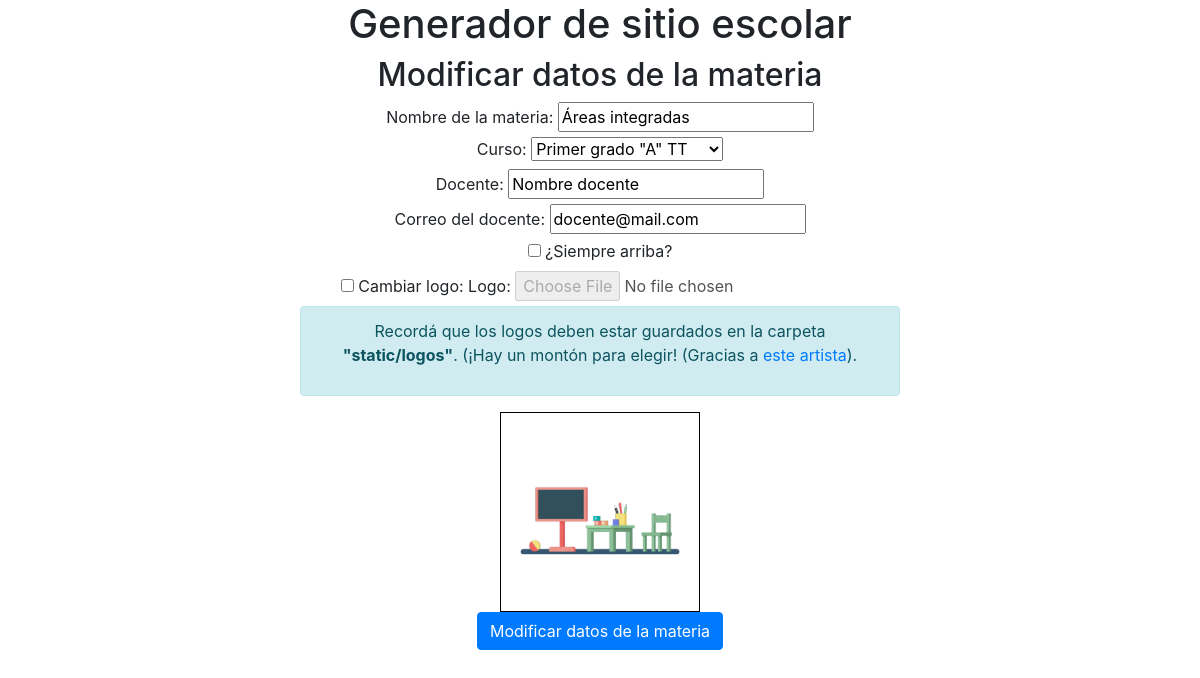
/materias/2/edit, run on the app's committed database.
### tables this page shows
CREATE TABLE "materias" (
	`id`	INTEGER NOT NULL,
	`nombre`	TEXT NOT NULL,
	`curso`	INTEGER NOT NULL,
	`docente`	TEXT,
	`sticky`	INTEGER NOT NULL DEFAULT 0,
	`logo`	TEXT DEFAULT 'pizarra.png',
	`mail`	TEXT,
	FOREIGN KEY(`curso`) REFERENCES `cursos`(`id`),
	PRIMARY KEY(`id`)
);

### app.py (the view, shortened to what this page needs)
@app.route("/materias/<int:id_materia>/edit", methods = ["GET", "POST", "PUT"])
def update_materia(id_materia):
    rm = RepositorioMateria()
    rc = RepositorioCurso()
    if request.method == "GET":
        cursos = rc.get_all()
        materia = rm.get_one(int(id_materia))
        if not materia:
            return "Error: materia no encontrada. id_materia: "+str(id_materia)
        form = FlaskForm()
        return render_template("nueva_materia.html", mensaje = None,
                                    form=form,materia = materia, cursos=cursos)

### repositorio_curso.py (called while the page is built)
    def get_all(self):
        cursos_sql = "SELECT id, anio, division, descripcion FROM cursos";
        self.cursor.execute(cursos_sql)
        cursos = []
        for row in self.cursor.fetchall():
            cursos.append(Curso(row[0], row[1], row[2], row[3] ))
        return cursos

### repositorio_materia.py (called while the page is built)
    def get_one(self, id_materia):
        materias_sql = "SELECT m.id, m.nombre, \
                c.anio, c.division, c.descripcion, c.id, \
                m.docente, m.sticky, m.logo, m.mail \
                FROM materias m JOIN cursos c ON m.curso = c.id \
                WHERE m.id = ?"
        self.cursor.execute(materias_sql, [ id_materia ])
        for row in self.cursor.fetchall():
            curso = Curso(row[5], row[2],row[3],row[4])
            materia = Materia(row[0],row[1],curso,row[8],row[7],row[6],row[9])
            return materia
        return None

### templates/nueva_materia.html (shortened to what this page needs)
<!DOCTYPE html>
<html>
    <head>
        <link rel="stylesheet" href="{{url_for('static', filename='bootstrap.min.css')}}">
    </head>
    <body class=text-center>
        <h1>Generador de sitio escolar</h1>
        {% if materia %}
            <h2>Modificar datos de la materia</h2>
            <form method="post" action="{{url_for('update_materia', id_materia = materia.id )}}">
        {% else %}
        <h2>Añadir nueva materia</h2>
            <form method="post" action="{{url_for('create_materia')}}">
        {% endif %}
                <label for="nombre">Nombre de la materia:</label>
                <input name="nombre" id="nombre" required
                {% if materia %}value="{{materia.nombre}}"{%endif%}><br>
                <label for="curso">Curso: </label>
                <select name="curso" id="curso">
                {% for c in cursos %}
                    <option value="{{c.id}}"
                        {% if (curso and curso.id == c.id) or (materia and materia.curso.id == c.id) %}
                            selected
                        {% endif %}
                    >{{c.descripcion}}</option>
                {% endfor %}
                </select><br>
                <label for="docente">Docente: </label>
                <input type="text" name="docente" id="docente"
                {% if materia %}value="{{materia.docente}}"{%endif%}><br>
                <label for="mail">Correo del docente: </label>
                <input type="text" name="mail" id="mail"
                {% if materia %}value="{{materia.mail}}"{%endif%}><br>
                <input type="checkbox" name="sticky" id="sticky"
                    {% if materia.sticky %}checked{% endif %}>
                <label for="sticky"> ¿Siempre arriba?</label><br>
                {% if materia %}<input type="checkbox" name="cambiar_logo"
                id="cambiar_logo" onchange="habilitar_archivo(this)">
                <label for="cambiar_logo">Cambiar logo:</label>{%endif%}
                <label for="logo">Logo: </label>
                <input type="file" name="logo" id="logo" accept="image/png, image/jpeg, image/gif"
                    {% if materia %}disabled{%endif%} onchange="actualizarVistaPrevia()"><br>
                <div class="alert alert-info w-50 mx-auto">
                <p>Recordá que los logos deben estar guardados en la carpeta <strong>"static/logos"</strong>. (¡Hay un montón para elegir! (Gracias a <a href="https://illlustrations.co/">este artista</a>).</p>
                </div>
                <div id="vista_previa" style="width: 200px; border: solid 1px black" class="mx-auto">
                    {% if materia %}
                    <img src="{{url_for('static',filename='logos/'+ materia.logo) }}"
                    alt="{{materia.logo}}" style="width: 100%">
                    {%else%}
                        <p>Sin logo</p>
                    {%endif%}
                </div>
                {% if materia %}
                    <input type="submit" value="Modificar datos de la materia" class="btn btn-primary">
                {% else %}
                    <input type="submit" value="Añadir materia" class="btn btn-primary">
                {% endif %}
        </form>
    </body>
</html>

### data on the page
materias: nombre "Áreas integradas", docente "Nombre docente", mail "docente@mail.com", logo (picture)

### other printed values
form field curso "Primer grado \"A\" TT"
